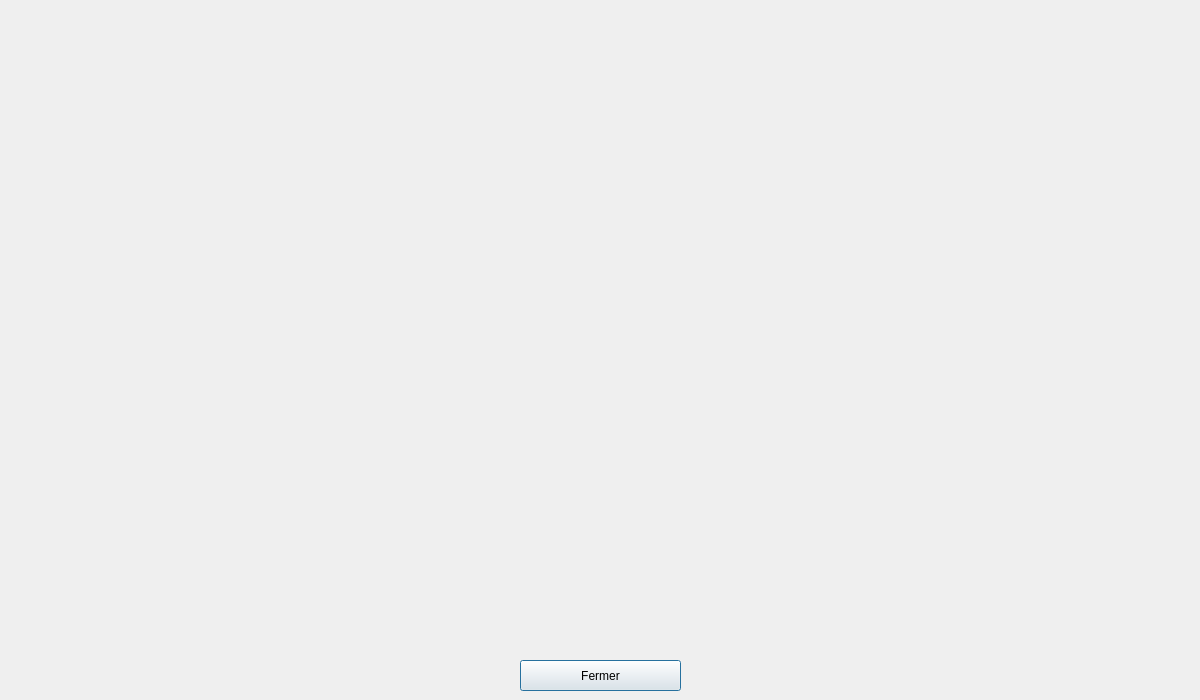
<?xml version="1.0" encoding="UTF-8"?>
<ui version="4.0">
 <class>Dialog_Statistiques</class>
 <widget class="QDialog" name="Dialog_Statistiques">
  <property name="geometry">
   <rect>
    <x>0</x>
    <y>0</y>
    <width>1200</width>
    <height>700</height>
   </rect>
  </property>
  <property name="windowTitle">
   <string>Dialog</string>
  </property>
   <widget class="QPushButton" name="pushButton_Fermer">
   <property name="geometry">
    <rect>
     <x>520</x>
     <y>660</y>
     <width>161</width>
     <height>31</height>
    </rect>
   </property>
    <property name="text">
    <string>Fermer</string>
   </property>
  </widget>
  <widget class="QCustomPlot" name="plot" native="true">
   <property name="geometry">
    <rect>
     <x>20</x>
     <y>0</y>
     <width>1200</width>
     <height>651</height>
    </rect>
   </property>
  </widget>
 </widget>
 <customwidgets>
  <customwidget>
   <class>QCustomPlot</class>
   <extends>QWidget</extends>
   <header location="global">qcustomplot.h</header>
   <container>1</container>
  </customwidget>
 </customwidgets>
 <resources/>
 <connections/>
</ui>
